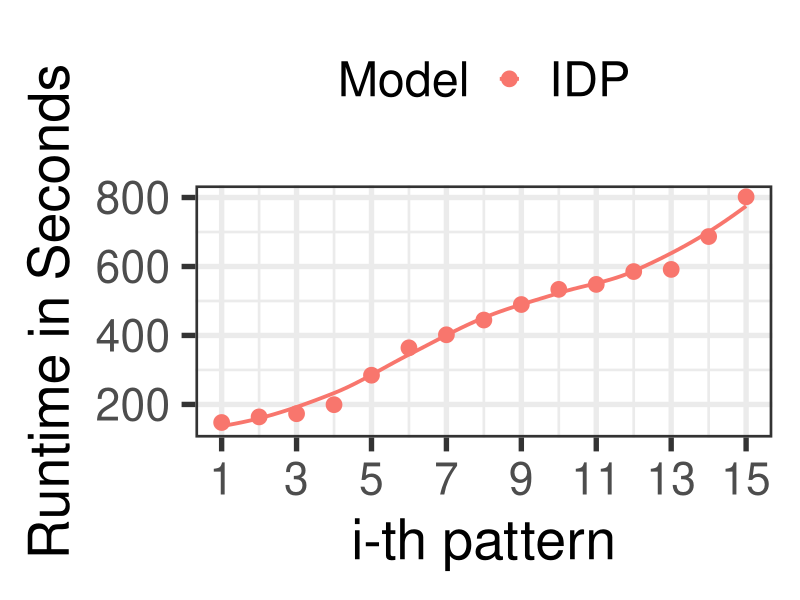
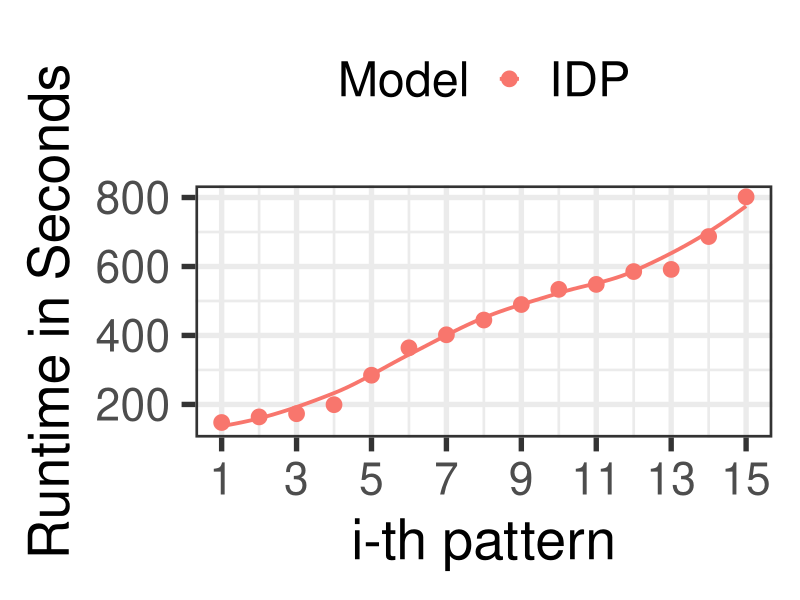

The R script that drew these images, in order:
library(ggplot2)
data <- read.csv("runtime.csv")
N = 40
visual <- ggplot(data, aes(x=pattern_index, y=runtime, colour=model))
visual <- visual + geom_smooth(se=FALSE, size=1.3) + geom_point(size=5)+ theme_bw(base_size=N)
visual <- visual + scale_x_continuous("i-th pattern",breaks=seq(1,15,2)) + scale_y_continuous("Runtime in Seconds") + scale_colour_discrete(name="Model",labels=c("IDP","ProB")) 
visual <- visual + theme(legend.text=element_text(size=N-5), legend.title=element_text(size=N-5), legend.position="top") 
ggsave(visual,file="idp_prob_comparison.pdf")
print(visual)
